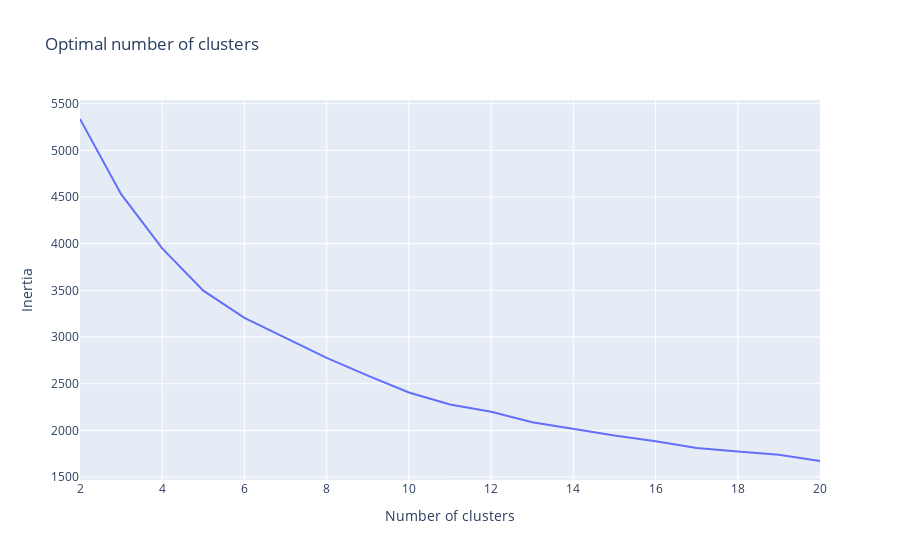

This figure's notebook cell:
### Code cell
#### Tenemos que quitar la columna cluster que hemos anadido antes para pintar el codo:

elbow_plot(df_train,columns_to_k=[x for x in df_train.columns if x != "cluster"],range_n_clusters=np.arange(2,21));
pass

### Figure 1 — Plotly figure (JSON) as saved in the notebook; plotly's stock layout.template omitted (floating-point values rounded to 4 significant figures)
{"data": [{"hovertemplate": "Number of clusters=%{x}<br>Inertia=%{y}<extra></extra>", "legendgroup": "", "line": {"color": "#636efa", "dash": "solid"}, "mode": "lines", "name": "", "orientation": "v", "showlegend": false, "type": "scatter", "x": [2, 3, 4, 5, 6, 7, 8, 9, 10, 11, 12, 13, 14, 15, 16, 17, 18, 19, 20], "xaxis": "x", "y": [5336.0, 4531.0, 3950.0, 3497.0, 3206.0, 2993.0, 2776.0, 2587.0, 2406.0, 2277.0, 2199.0, 2086.0, 2017.0, 1945.0, 1885.0, 1811.0, 1774.0, 1738.0, 1672.0], "yaxis": "y"}], "layout": {"legend": {"tracegroupgap": 0}, "title": {"text": "Optimal number of clusters"}, "xaxis": {"anchor": "y", "domain": [0, 1], "title": {"text": "Number of clusters"}}, "yaxis": {"anchor": "x", "domain": [0, 1], "title": {"text": "Inertia"}}}}
